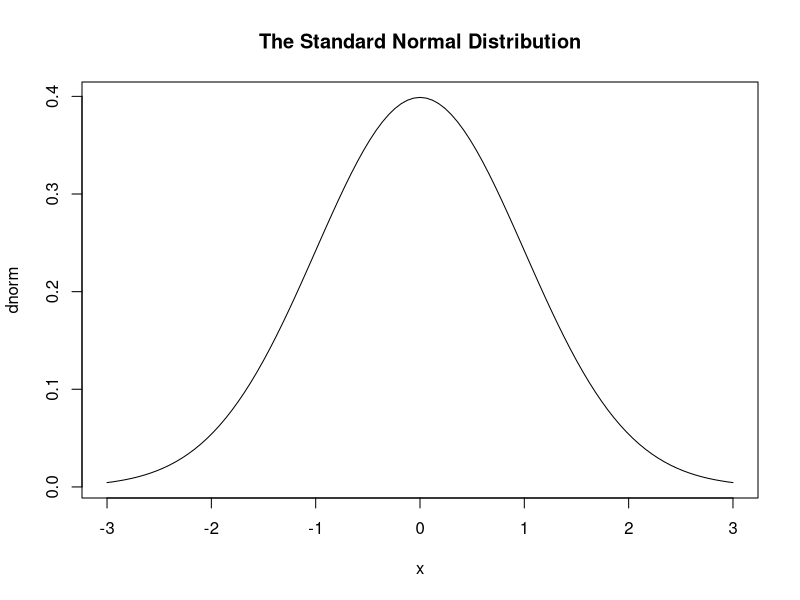

Write R code to recreate this figure.
## ---- chunk 1
plot(dnorm, -3, 3, main="The Standard Normal Distribution")
## ---- chunk 2
counter <- 0

show_count <- function() {
  cat("Count is", counter) # concatenate and print
}

show_count()
## ---- chunk 3
counter <- counter + 1

show_count() # now returns a different value
## ---- chunk 4
counter <- 0

describe_count <- function(count) {
  paste("Count is", count) # string interpolation
}

print(describe_count(counter))
## ---- chunk 5
counter <- counter + 1

print(describe_count(counter)) # receives a different value
## ---- chunk 6
toss_coins <- function(n) sample(c("heads","tails"), n, replace = TRUE)

toss_coins(5)
## ---- chunk 7
toss_coins(5) # result differs
## ---- chunk 8
set.seed(1234) # set state deterministically

toss_coins(5)
## ---- chunk 9
set.seed(1234) # reset the state again

toss_coins(5) # result matches
